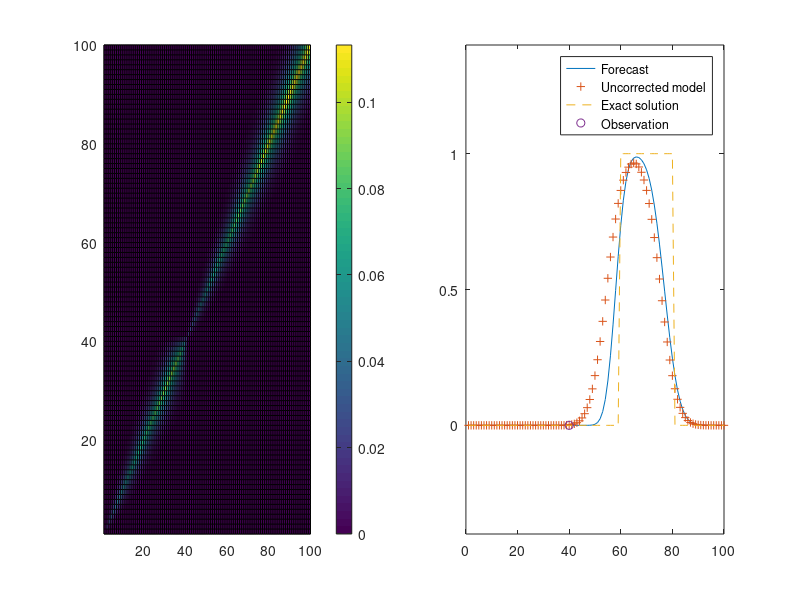

Source code (MATLAB):
clear all;
% To control speed
timetowait=1


% PARAMETERS
% Number of grid points
M=100;
% Courant Friedrich Levy parameter u*dt/dx
cfl=0.5;

% Number of points over which the solution is to be advected
MF=50;
% Resulting number of time steps to be calculated
NITER=MF/cfl;

% Position of the initial condition, the hat problem
i1=10;
i2=30;

% Location of the observing station, grid point number kloc
kloc=40;



% INITIALIZATION

% Solution is zero
for i=1:M
    c(i)=0;
    x(i)=i;
    ce(i)=0;
end
% Except for the hat location
for i=i1:i2
    c(i)=1;
    ce(i+MF)=1;
end
% Initialisation of arrays storing i
ci=c;
% cp contains the prediction for moment n+1
cp=c;
% cu contains the uncorrected solution for comparison
cu=c;

% Here, for educational purpose, we
% explicitely formulate the model matrix
for i=1:M
    for j=1:M
        MM(i,j)=0;
    end
end
MM(1,1)=1;
% The model is made imperfect by not using the correct
% velocity but an underestimated velocity by a factor 0.9
% The model is also imperfect since we implement an upwind
% finite differencing (point i is only connected to point i 
% and i-1)
cflerr=cfl*0.9;
for i=2:M
    MM(i,i)=1-cflerr;
    MM(i,i-1)=cflerr;
end

% Initializatio of Forecast error. We start with the 
% correct initial condition
PERR=zeros(M,M);
% If you want to express that you are not sure about the
% Initial condition, in ag given point 10 you might try
%PERR(10,10)=0.1;


% Now time stepping with assimilation every time step
% 

for n=1:NITER
    % Uncorrected solution is given as a reference
    cu=(MM*cu')';
    % Forecast
    cp=(MM*c')';
    % Old value is the new forecast
    c=cp;     
    % Adavance Error with Lyapounv equation
    PERR=MM*PERR*MM';
    % The error at the inflow is zero
    PERR(1,1)=0;
    % We add an estimate of the model error variance 0.01
    for i=2:M
        PERR(i,i)=PERR(i,i)+0.01;
    end
    % From there, calulate the kalman gain matrix assuming
    % an obervational error variance of 0.0001
    KAL=PERR(:,kloc)/(PERR(kloc,kloc)+0.0001);
    % Extract data from the exact solution
    for i=1:M
        di=round(cfl*n);
        cex(i)=ci(max(i-di,1));
    end
    % Observation of exact solution in the observing point
    obs=cex(kloc);
    % Misfit multiplied by Kalman gain (c is a line instead of column
    % vector)
    myerr=(obs-c(kloc))*KAL';
    % Show forecast error covariance
    % Error covariance
    subplot(1,2,1)
    pcolor(PERR');
    colorbar
   
    % correct the model forecast
    c=c+myerr;
    % Calculate the error covariance of the analysis
    for i=1:M
        for j=1:M
            PERRA(i,j)=PERR(i,j)- KAL(i)*PERR(kloc,j);
        end
    end
    % The error covariance of the analysis will be used for the next
    % step as error covariance
    PERR=PERRA;
    % Plot of the different components
    subplot(1,2,2)
    plot(x,c,'-',x,cu,'+',x,cex,'--',x(kloc),cex(kloc),'o')
    legend('Forecast' ,'Uncorrected model', 'Exact solution', 'Observation')
    axis([0 100 -0.4 1.4])
    pause(timetowait)
end


